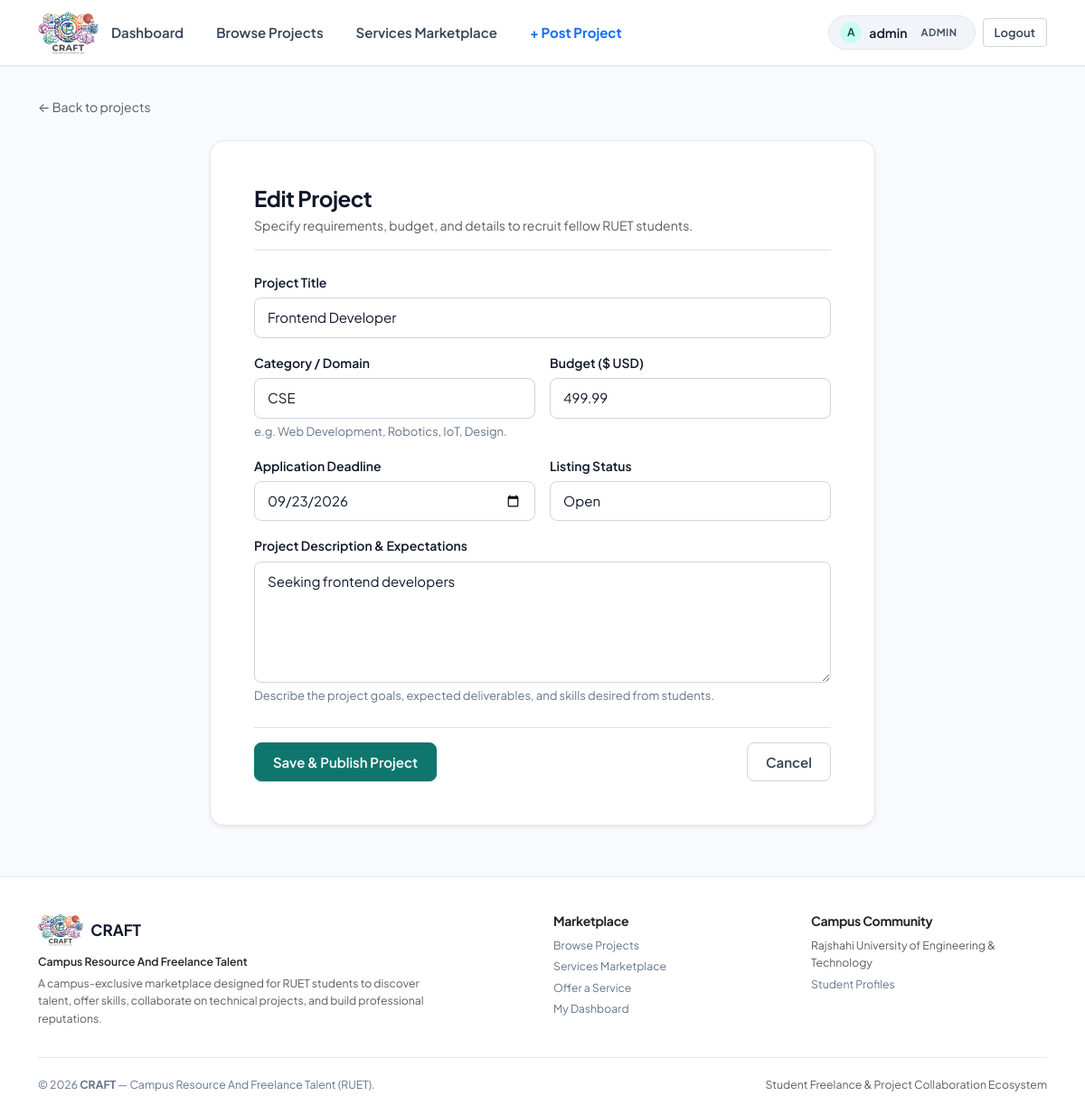
The page /projects/1/edit/ (signed in) on the database its author committed.
### accounts/models.py (models this page shows, shortened)
class User(AbstractUser):
    class Role(models.TextChoices):
        STUDENT = 'student', 'Student'
        CLIENT = 'client', 'Client'
        ADMIN = 'admin', 'Admin'
    role = models.CharField(max_length=10, choices=Role.choices, default=Role.STUDENT)
    skills = models.CharField(max_length=255, blank=True, help_text="Comma separated skills")
    bio = models.TextField(blank=True)
    company_name = models.CharField(max_length=150, blank=True)
    @property
    def is_client(self):
        return self.role == self.Role.CLIENT
    @property
    def is_admin_role(self):
        return self.role == self.Role.ADMIN or self.is_superuser

### projects/models.py (models this page shows, shortened)
class Project(models.Model):
    class Status(models.TextChoices):
        OPEN = 'open', 'Open'
        CLOSED = 'closed', 'Closed'
    client = models.ForeignKey(
        settings.AUTH_USER_MODEL, on_delete=models.CASCADE,
        related_name='projects', limit_choices_to={'role': 'client'}
    )
    title = models.CharField(max_length=200)
    description = models.TextField()
    category = models.CharField(max_length=100, blank=True)
    budget = models.DecimalField(max_digits=10, decimal_places=2, help_text="Budget in USD")
    deadline = models.DateField(null=True, blank=True)
    status = models.CharField(max_length=10, choices=Status.choices, default=Status.OPEN)
    created_at = models.DateTimeField(auto_now_add=True)
    updated_at = models.DateTimeField(auto_now=True)
    class Meta:
        ordering = ['-created_at']

### projects/views.py (the view)
# urls.py: path('<int:pk>/edit/', views.project_update, name='project_update'),
@login_required
def project_update(request, pk):
    project = get_object_or_404(Project, pk=pk)
    if project.client_id != request.user.id and not request.user.is_admin_role:
        raise PermissionDenied("You can only edit your own projects.")
    if request.method == 'POST':
        form = ProjectForm(request.POST, instance=project)
        if form.is_valid():
            form.save()
            messages.success(request, "Project updated successfully.")
            return redirect('projects:project_detail', pk=project.pk)
    else:
        form = ProjectForm(instance=project)
    return render(request, 'projects/project_form.html', {'form': form, 'title': 'Edit Project'})

### projects/forms.py
class ProjectForm(forms.ModelForm):
    class Meta:
        model = Project
        fields = ('title', 'description', 'category', 'budget', 'deadline', 'status')
        widgets = {
            'description': forms.Textarea(attrs={'rows': 5}),
            'deadline': forms.DateInput(attrs={'type': 'date'}),
        }
    def __init__(self, *args, **kwargs):
        super().__init__(*args, **kwargs)
        for field in self.fields.values():
            field.widget.attrs.setdefault('class', 'form-control')

### templates/projects/project_form.html (shortened to what this page needs)
{% extends 'base.html' %}
{% block content %}
<div class="mb-3">
    <a href="{% url 'projects:project_list' %}" class="text-muted small text-decoration-none d-inline-flex align-items-center gap-1">
        &larr; Back to projects
    </a>
</div>
<div class="row justify-content-center py-2">
    <div class="col-12 col-md-9 col-lg-8">
        <div class="card p-4 p-md-5 shadow-sm">
            <div class="mb-4 pb-3 border-bottom">
                <h3 class="fw-bold mb-1">{{ title }}</h3>
                <p class="text-muted small mb-0">Specify requirements, budget, and details to recruit fellow RUET students.</p>
            </div>
            <form method="post" novalidate>
                <div class="mb-3">
                    <label class="form-label" for="{{ form.title.id_for_label }}">Project Title</label>
                    {{ form.title }}
                </div>
                <div class="row g-3 mb-3">
                    <div class="col-sm-6">
                        <label class="form-label" for="{{ form.category.id_for_label }}">Category / Domain</label>
                        {{ form.category }}
                        <div class="form-text">e.g. Web Development, Robotics, IoT, Design.</div>
                    </div>
                    <div class="col-sm-6">
                        <label class="form-label" for="{{ form.budget.id_for_label }}">Budget ($ USD)</label>
                        {{ form.budget }}
                    </div>
                </div>
                <div class="row g-3 mb-3">
                    <div class="col-sm-6">
                        <label class="form-label" for="{{ form.deadline.id_for_label }}">Application Deadline</label>
                        {{ form.deadline }}
                    </div>
                    <div class="col-sm-6">
                        <label class="form-label" for="{{ form.status.id_for_label }}">Listing Status</label>
                        {{ form.status }}
                    </div>
                </div>
                <div class="mb-4">
                    <label class="form-label" for="{{ form.description.id_for_label }}">Project Description & Expectations</label>
                    {{ form.description }}
                    <div class="form-text">Describe the project goals, expected deliverables, and skills desired from students.</div>
                </div>
                <div class="d-flex align-items-center justify-content-between pt-3 border-top">
                    <button type="submit" class="btn btn-primary">
                        Save & Publish Project
                    </button>
                    <a href="{% url 'projects:project_list' %}" class="btn btn-outline-secondary">
                        Cancel
                    </a>
                </div>
            </form>
        </div>
    </div>
</div>
{% endblock %}

### templates/base.html (shortened to what this page needs)
{% load static %}
<!DOCTYPE html>
<html lang="en">
<head>
    <link href="{% static 'vendor/css/bootstrap.min.css' %}" rel="stylesheet">
    <link href="{% static 'css/base.css' %}" rel="stylesheet">
    <link href="{% static 'css/components.css' %}" rel="stylesheet">
</head>
<body>
<header class="cw-navbar">
    <div class="container">
        <a class="cw-brand" href="{% url 'home' %}" title="CRAFT — Campus Resource And Freelance Talent" aria-label="CRAFT — Campus Resource And Freelance Talent">
            <img src="{% static 'images/craft-logo.png' %}" alt="CRAFT — Campus Resource And Freelance Talent" class="cw-navbar-logo">
        </a>
        <div class="collapse navbar-collapse d-lg-flex justify-content-between" id="cwNavCollapse">
            <ul class="cw-nav-links my-2 my-lg-0">
                {% if user.is_authenticated %}
                    <li>
                        <a class="cw-nav-link" href="{% url 'accounts:dashboard' %}">Dashboard</a>
                    </li>
                    <li>
                        <a class="cw-nav-link" href="{% url 'projects:project_list' %}">Browse Projects</a>
                    </li>
                    <li>
                        <a class="cw-nav-link" href="{% url 'services:service_list' %}">Services Marketplace</a>
                    </li>
                    {% if user.is_client or user.is_admin_role %}
                        <li>
                            <a class="cw-nav-link text-primary fw-bold" href="{% url 'projects:project_create' %}">+ Post Project</a>
                        </li>
                    {% endif %}
                {% endif %}
            </ul>
            <div class="d-flex align-items-center gap-2 mt-2 mt-lg-0">
                {% if user.is_authenticated %}
                    <a href="{% url 'accounts:profile' %}" class="cw-user-badge" title="View & Edit Profile">
                        <span class="cw-user-avatar">{{ user.username|make_list|first|upper }}</span>
                        <span>{{ user.username }}</span>
                        <span class="cw-role-pill cw-role-{{ user.role }}">{{ user.role }}</span>
                    </a>
                    <form method="post" action="{% url 'accounts:logout' %}" class="d-inline" data-no-disable="true">
                        <button type="submit" class="btn btn-sm btn-outline-secondary" title="Sign out of your account">Logout</button>
                    </form>
                {% else %}
                    <a href="{% url 'accounts:login' %}" class="btn btn-sm btn-outline-secondary">Sign In</a>
                    <a href="{% url 'accounts:register' %}" class="btn btn-sm btn-primary">Get Started</a>
                {% endif %}
            </div>
        </div>
    </div>
</header>
<main class="cw-main-content">
    <div class="container">
        {% block content %}{% endblock %}
    </div>
</main>
<footer class="cw-footer">
    <div class="container">
        <div class="row gy-4">
            <div class="col-md-6">
                <div class="d-flex align-items-center gap-2 mb-2">
                    <img src="{% static 'images/craft-logo.png' %}" alt="CRAFT Logo" class="cw-footer-logo">
                    <span class="cw-footer-brand mb-0">CRAFT</span>
                </div>
                <div class="fw-semibold text-dark small mb-1">Campus Resource And Freelance Talent</div>
                <p class="text-muted small mb-0" style="max-width: 440px;">
                    A campus-exclusive marketplace designed for RUET students to discover talent, offer skills, collaborate on technical projects, and build professional reputations.
                </p>
            </div>
            <div class="col-md-3 col-6">
                <h6 class="fw-bold text-dark mb-2">Marketplace</h6>
                <ul class="list-unstyled small mb-0">
                    <li class="mb-1"><a href="{% url 'projects:project_list' %}">Browse Projects</a></li>
                    <li class="mb-1"><a href="{% url 'services:service_list' %}">Services Marketplace</a></li>
                    {% if user.is_authenticated %}
                        <li class="mb-1"><a href="{% url 'services:service_create' %}">Offer a Service</a></li>
                    {% endif %}
                    <li><a href="{% url 'accounts:dashboard' %}">My Dashboard</a></li>
                </ul>
            </div>
            <div class="col-md-3 col-6">
                <h6 class="fw-bold text-dark mb-2">Campus Community</h6>
                <ul class="list-unstyled small mb-0">
                    <li class="mb-1"><span class="text-muted">Rajshahi University of Engineering & Technology</span></li>
                    <li class="mb-1"><a href="{% url 'accounts:profile' %}">Student Profiles</a></li>
                </ul>
            </div>
        </div>
        <div class="cw-footer-bottom small">
            <div>&copy; {% now "Y" %} <strong>CRAFT</strong> &mdash; Campus Resource And Freelance Talent (RUET).</div>
            <div class="text-muted">Student Freelance & Project Collaboration Ecosystem</div>
        </div>
    </div>
</footer>
</body>
</html>

### static/css/components.css (style rules this page uses)
.btn, .cw-btn { display: inline-flex; align-items: center; justify-content: center; gap: 0.5rem; font-family: var(--cw-font-sans); font-size: 0.9375rem; font-weight: 600; line-height: 1.4; padding: 0.625rem 1.25rem; border-radius: var(--cw-radius-sm); border: 1px solid transparent; cursor: pointer; text-decoration: none; transition: all var(--cw-transition-fast); white-space: nowrap; }
.btn-primary, .cw-btn-primary { background-color: var(--cw-primary-700); color: #ffffff; border-color: var(--cw-primary-700); box-shadow: 0 1px 2px rgba(15, 118, 110, 0.2); }
.btn-outline-secondary, .cw-btn-outline-secondary { background-color: transparent; color: var(--cw-text-body); border-color: var(--cw-border-medium); }
.btn-sm, .cw-btn-sm { padding: 0.375rem 0.75rem; font-size: 0.8125rem; border-radius: var(--cw-radius-xs); }
.card, .cw-card { background-color: var(--cw-bg-surface); border: 1px solid var(--cw-border-subtle); border-radius: var(--cw-radius-lg); box-shadow: var(--cw-shadow-sm); transition: transform var(--cw-transition-normal), box-shadow var(--cw-transition-normal), border-color var(--cw-transition-normal); position: relative; overflow: hidden; }
.form-label, .cw-form-label { display: block; font-weight: 600; font-size: 0.875rem; color: var(--cw-text-main); margin-bottom: 0.375rem; }
.form-control, .form-select, .cw-input { width: 100%; font-family: var(--cw-font-sans); font-size: 0.9375rem; line-height: 1.5; padding: 0.625rem 0.875rem; color: var(--cw-text-main); background-color: #ffffff; border: 1.5px solid var(--cw-border-medium); border-radius: var(--cw-radius-sm); transition: border-color var(--cw-transition-fast), box-shadow var(--cw-transition-fast); }
.form-control::placeholder { color: var(--cw-text-subtle); }
.form-text, .cw-form-hint { font-size: 0.8125rem; color: var(--cw-text-muted); margin-top: 0.25rem; }

### rows shown on the page
User: username|make_list "A", username "admin", role "ADMIN"
Project: title "Frontend Developer", category "CSE", budget "499.99", deadline "09/23/2026", status "Open", description "Seeking frontend developers"

### other values the page prints
{{ title }} "Edit Project"
